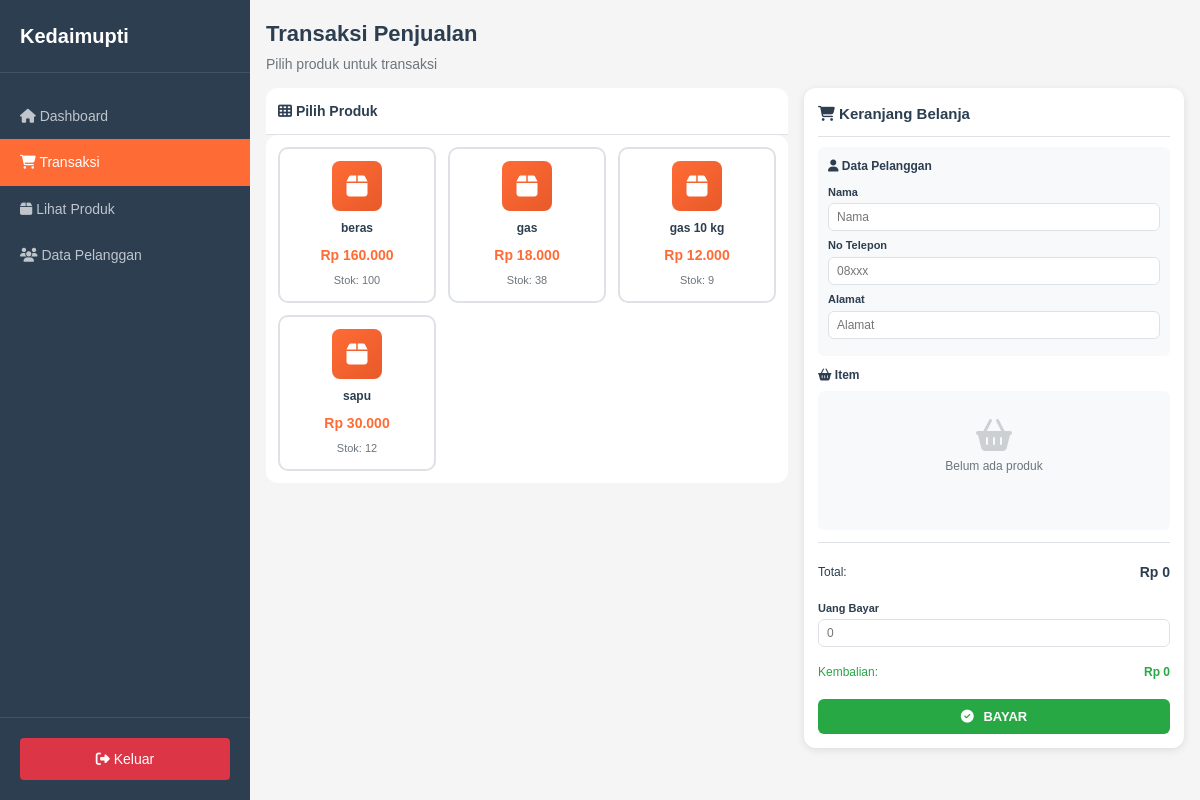
The app's page /kedaimupti/petugas/penjualan/index.php (signed in) with its own data.
### tables this page shows
CREATE TABLE `produk` (
  `ProdukID` int(11) NOT NULL,
  `NamaProduk` varchar(255) NOT NULL,
  `Harga` decimal(10,2) NOT NULL,
  `Stok` int(11) NOT NULL
);

### kedaimupti/includes/functions.php (called while the page is built, shortened)
<?php
function formatRupiah($angka) {
    return "Rp " . number_format($angka, 0, ',', '.');
}
?>

### kedaimupti/petugas/penjualan/index.php (the view, shortened to what this page needs)
<?php
require_once '../../config/database.php';
require_once '../../includes/functions.php';
$produk = mysqli_query($conn, "SELECT * FROM produk WHERE Stok > 0 ORDER BY NamaProduk ASC");
?>
<!DOCTYPE html>
<html lang="id">
<head>
    <link rel="stylesheet" href="../../assets/css/style.css">
    <link rel="stylesheet" href="https://cdnjs.cloudflare.com/ajax/libs/font-awesome/6.4.0/css/all.min.css">
</head>
<body>
    <div class="dashboard-wrapper">
        <aside class="sidebar">
            <div class="sidebar-header">
                <div class="sidebar-brand">Kedaimupti</div>
            </div>
            <nav class="sidebar-menu">
                <a href="/kedaimupti/petugas/dashboard/" class="menu-item">
                    <i class="fas fa-home"></i> Dashboard
                </a>
                <a href="/kedaimupti/petugas/penjualan/" class="menu-item active">
                    <i class="fas fa-shopping-cart"></i> Transaksi
                </a>
                <a href="/kedaimupti/petugas/produk/" class="menu-item">
                    <i class="fas fa-box"></i> Lihat Produk
                </a>
                <a href="/kedaimupti/petugas/pelanggan/" class="menu-item">
                    <i class="fas fa-users"></i> Data Pelanggan
                </a>
            </nav>
            <div class="sidebar-footer">
                <a href="/kedaimupti/auth/logout.php" class="logout-btn">
                    <i class="fas fa-sign-out-alt"></i> Keluar
                </a>
            </div>
        </aside>
        <main class="main-content" style="padding: 16px;">
            <div class="content-header" style="margin-bottom: 12px;">
                <h1 class="page-title" style="font-size: 22px; margin-bottom: 2px;">Transaksi Penjualan</h1>
                <p class="page-subtitle">Pilih produk untuk transaksi</p>
            </div>
            <div class="pos-container">
                <div style="border-radius: 12px; overflow: hidden; display: flex; flex-direction: column;">
                    <div style="padding: 12px; background: white; border-bottom: 1px solid var(--border);">
                        <h3 style="font-size: 14px; font-weight: 700; margin: 0;">
                            <i class="fas fa-th"></i> Pilih Produk
                        </h3>
                    </div>
                    <div class="product-grid">
                        <?php while ($p = mysqli_fetch_assoc($produk)): ?>
                        <div class="product-card" onclick="addToCart(<?= $p['ProdukID'] ?>, '<?= addslashes($p['NamaProduk']) ?>', <?= $p['Harga'] ?>, <?= $p['Stok'] ?>)">
                            <div style="width: 50px; height: 50px; background: linear-gradient(135deg, var(--primary), var(--primary-dark)); border-radius: 8px; margin: 0 auto 8px; display: flex; align-items: center; justify-content: center;">
                                <i class="fas fa-box" style="color: white; font-size: 24px;"></i>
                            </div>
                            <div class="product-name"><?= $p['NamaProduk'] ?></div>
                            <div class="product-price"><?= formatRupiah($p['Harga']) ?></div>
                            <div class="product-stock">Stok: <?= $p['Stok'] ?></div>
                        </div>
                        <?php endwhile; ?>
                    </div>
                </div>
                <div class="cart-panel">
                    <div class="cart-header">
                        <h3 style="font-size: 18px; font-weight: 700; margin-bottom: 20px;">
                            <i class="fas fa-shopping-cart"></i> Keranjang Belanja
                        </h3>
                    </div>
                    <div style="background: #f8f9fa; padding: 10px; border-radius: 6px; margin-bottom: 10px;">
                        <h4 style="font-size: 12px; font-weight: 700; margin-bottom: 8px; color: var(--dark);">
                            <i class="fas fa-user"></i> Data Pelanggan
                        </h4>
                        <div class="form-group" style="margin-bottom: 6px;">
                            <label class="form-label" style="margin-bottom: 2px; font-size: 11px;">Nama</label>
                            <input type="text" id="customerName" class="form-control" placeholder="Nama" style="padding: 6px 8px; font-size: 12px;">
                        </div>
                        <div class="form-group" style="margin-bottom: 6px;">
                            <label class="form-label" style="margin-bottom: 2px; font-size: 11px;">No Telepon</label>
                            <input type="text" id="customerPhone" class="form-control" placeholder="08xxx" style="padding: 6px 8px; font-size: 12px;">
                        </div>
                        <div class="form-group" style="margin-bottom: 0;">
                            <label class="form-label" style="margin-bottom: 2px; font-size: 11px;">Alamat</label>
                            <textarea id="customerAddress" class="form-control" placeholder="Alamat" rows="1" style="padding: 6px 8px; resize: none; font-size: 12px;"></textarea>
                        </div>
                    </div>
                    <h4 style="font-size: 12px; font-weight: 700; margin-bottom: 6px; color: var(--dark);">
                        <i class="fas fa-shopping-basket"></i> Item
                    </h4>
                    <div class="cart-items" id="cartItems">
                        <div style="text-align: center; padding: 20px 10px; color: var(--gray); font-size: 12px;">
                            <i class="fas fa-shopping-basket" style="font-size: 32px; opacity: 0.3; margin-bottom: 6px;"></i>
                            <p style="margin: 0;">Belum ada produk</p>
                        </div>
                    </div>
                    <div class="cart-summary">
                        <div class="summary-row">
                            <span style="font-size: 12px;">Total:</span>
                            <span id="grandTotal" style="font-weight: 700; font-size: 14px;">Rp 0</span>
                        </div>
                        <div class="form-group" style="margin: 8px 0;">
                            <label class="form-label" style="font-size: 11px; margin-bottom: 2px;">Uang Bayar</label>
                            <input type="number" id="payment" class="form-control" placeholder="0" onkeyup="calculateChange()" style="padding: 6px 8px; font-size: 12px;">
                        </div>
                        <div class="summary-row" style="color: var(--secondary); font-size: 12px; margin-bottom: 8px;">
                            <span>Kembalian:</span>
                            <span id="change" style="font-weight: 700;">Rp 0</span>
                        </div>
                        <button onclick="processPayment()" class="btn btn-success" style="width: 100%; margin: 0; padding: 10px; font-size: 13px; font-weight: 600;">
                            <i class="fas fa-check-circle"></i> BAYAR
                        </button>
                    </div>
                </div>
            </div>
        </main>
    </div>
</body>
</html>

### kedaimupti/assets/css/style.css (style rules this page uses)
* { margin: 0; padding: 0; box-sizing: border-box; }
:root { --primary: #ff6b35; --primary-dark: #e85a2a; --secondary: #28a745; --secondary-dark: #218838; --danger: #dc3545; --warning: #ffc107; --info: #17a2b8; --dark: #2c3e50; --light: #f8f9fa; --white: #ffffff; --gray: #6c757d; --border: #dee2e6; }
body { font-family: Arial, sans-serif; background: #f5f5f5; min-height: 100vh; color: var(--dark); line-height: 1.6; }
.form-group { margin-bottom: 20px; }
.form-label { display: block; font-weight: bold; margin-bottom: 6px; color: var(--dark); font-size: 14px; }
.form-control, select, textarea { width: 100%; padding: 12px 16px 12px 44px; border: 1px solid var(--border); border-radius: 6px; font-size: 14px; font-family: inherit; }
select, textarea { padding-left: 16px; }
.btn { padding: 12px 20px; border: none; border-radius: 6px; font-size: 14px; font-weight: bold; cursor: pointer; font-family: inherit; text-decoration: none; display: inline-block; text-align: center; }
.btn i { margin-right: 6px; }
.btn-success { background: var(--secondary); color: var(--white); }
.dashboard-wrapper { display: flex; min-height: 100vh; height: 100vh; }
.sidebar { width: 250px; background: var(--dark); color: white; position: fixed; height: 100vh; overflow-y: auto; }
.sidebar-header { padding: 20px; border-bottom: 1px solid rgba(255,255,255,0.1); }
.sidebar-brand { font-size: 20px; font-weight: bold; color: white; }
.sidebar-menu { padding: 20px 0; }
.menu-item { display: block; padding: 12px 20px; color: rgba(255,255,255,0.7); text-decoration: none; font-size: 14px; }
.menu-item.active { background: var(--primary); color: white; }
.sidebar-footer { position: absolute; bottom: 0; width: 100%; padding: 20px; border-top: 1px solid rgba(255,255,255,0.1); }
.logout-btn { display: block; padding: 10px; background: var(--danger); color: white; text-align: center; text-decoration: none; border-radius: 4px; font-size: 14px; }
.main-content { margin-left: 250px; flex: 1; padding: 30px; background: #f5f5f5; min-height: 100vh; }
.content-header { margin-bottom: 30px; }
.page-title { font-size: 28px; color: var(--dark); margin-bottom: 5px; }
.page-subtitle { color: var(--gray); font-size: 14px; }
.pos-container { display: grid; grid-template-columns: 1fr 400px; gap: 20px; }
.product-grid { display: grid; grid-template-columns: repeat(auto-fill, minmax(150px, 1fr)); gap: 15px; padding: 15px; background: white; border-radius: 8px; }
.product-card { background: white; border: 2px solid var(--border); border-radius: 6px; padding: 15px; text-align: center; cursor: pointer; }
.product-name { font-weight: bold; margin-bottom: 8px; font-size: 14px; color: var(--dark); }
.product-price { color: var(--primary); font-weight: bold; font-size: 16px; }
.product-stock { font-size: 12px; color: var(--gray); margin-top: 5px; }
.cart-panel { background: white; border-radius: 8px; padding: 20px; box-shadow: 0 2px 10px rgba(0,0,0,0.1); }
.cart-items { max-height: 300px; overflow-y: auto; margin-bottom: 15px; padding: 8px; background: #f8f9fa; border-radius: 6px; }
.cart-summary { border-top: 2px solid var(--border); padding-top: 15px; }
.summary-row { display: flex; justify-content: space-between; align-items: center; padding: 8px 0; font-size: 16px; }

### records on screen
produk: NamaProduk "beras", Harga "Rp 160.000", Stok "100"
produk: NamaProduk "gas", Harga "Rp 18.000", Stok "38"
produk: NamaProduk "gas 10 kg", Harga "Rp 12.000", Stok "9"
produk: NamaProduk "sapu", Harga "Rp 30.000", Stok "12"
